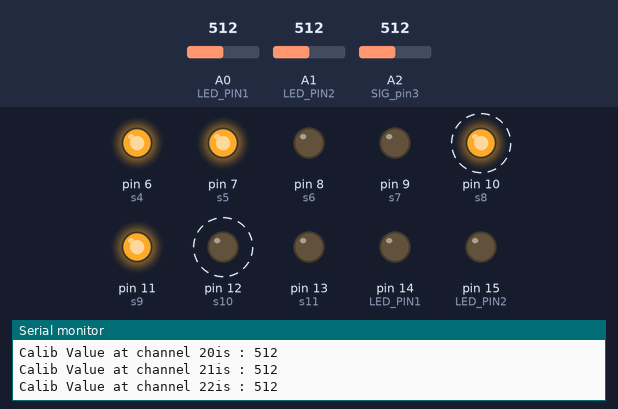
Simulated run of this sketch. Board: Arduino Uno, built with avr-gcc and run on an emulated ATmega328P. Parts: output pins drawn as LEDs (lit = HIGH), the last lines printed to the serial monitor. Dashed ring = blinking. The test bench sets the inputs (shaded band); at power-on: A0 (LED_PIN1) = 512, A2 (SIG_pin3) = 512, A1 (LED_PIN2) = 512. Pins used as bus, display or sensor lines are not drawn.

Above: at 0.8 s.
0.9 s: A0 (LED_PIN1) set to 6
At 1.8 s:
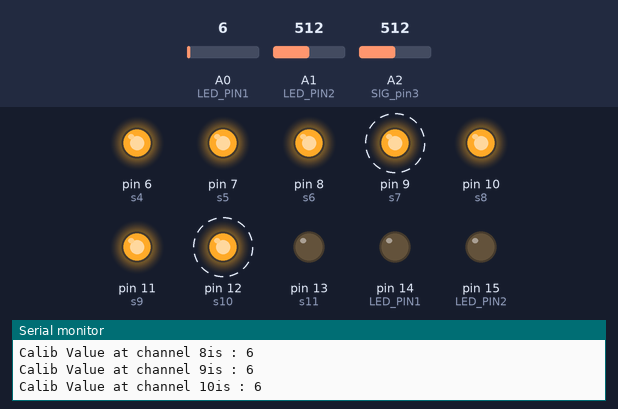
3.9 s: A2 (SIG_pin3) set to 10
At 4.1 s:
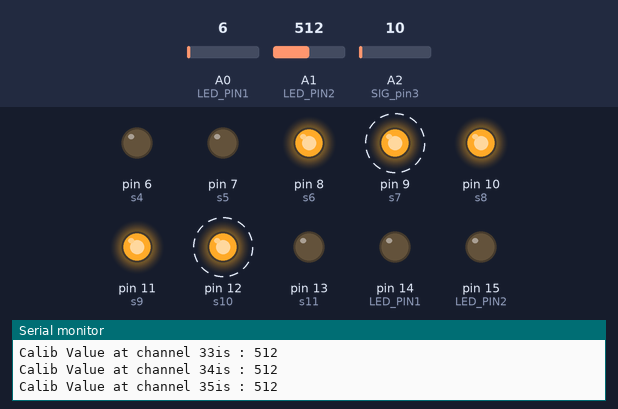
6.9 s: A1 (LED_PIN2) set to 104
At 8.07 s:
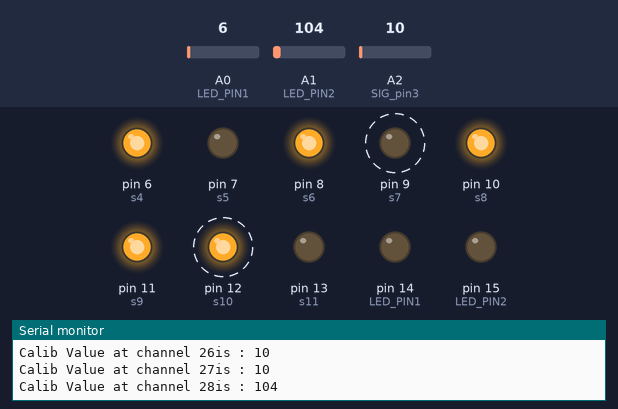
9.9 s: A1 (LED_PIN2) set to 94
At 10.55 s:
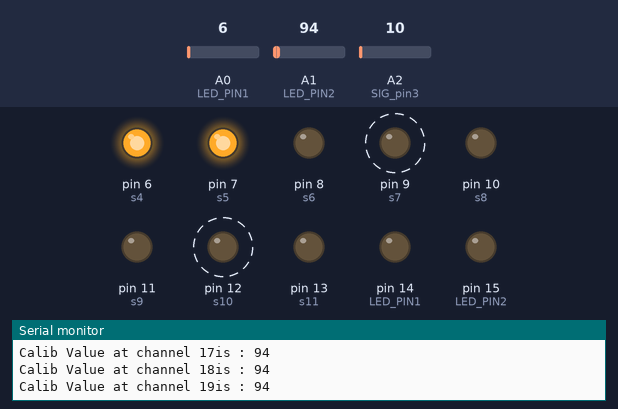
12.9 s: A2 (SIG_pin3) set to 8
15.9 s: A0 (LED_PIN1) set to 26
Timing chart, 0 to 66.4 s (numbered marks = the images above; inputs shaded):
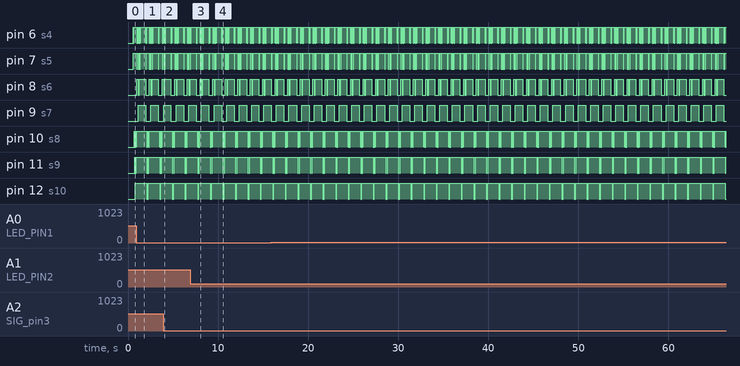

Measured:
- the behaviour switches between 100 and 99 on A1 (LED_PIN2) (found by bisection; images 3 and 4)
- by itself, pin 6 (s4): repeats every 1.4 s: HIGH 0.04 s, LOW 0.04 s, HIGH 0.31 s, 5 × (LOW 0.04 s, HIGH 0.04 s), LOW 0.04 s, HIGH 0.59 s, LOW 0.04 s
- by itself, pin 7 (s5): repeats every 1.4 s: HIGH 0.35 s, 2 × (LOW 0.07 s, HIGH 0.07 s), LOW 0.07 s, HIGH 0.63 s, LOW 0.07 s
- by itself, pin 8 (s6): repeats every 1.4 s: HIGH 0.14 s, LOW 0.14 s, HIGH 0.70 s, LOW 0.42 s
- by itself, pin 9 (s7): alternates HIGH for 0.84 s and LOW for 0.56 s
- by itself, pin 10 (s8): repeats every 1.4 s: 3 × (HIGH 0.03 s, LOW 0.03 s), HIGH 1.2 s, LOW 0.03 s
- by itself, pin 11 (s9): repeats every 1.4 s: HIGH 0.07 s, LOW 0.07 s, HIGH 1.2 s, LOW 0.07 s
- by itself, pin 12 (s10): alternates HIGH for 1.3 s and LOW for 0.14 s

The sketch:

graffidi_odd.ino
```cpp
#include <Adafruit_NeoPixel.h>
#define LED_PIN1 14
#define LED_PIN2 15
#define LED_COUNT 20
Adafruit_NeoPixel strip(LED_COUNT, LED_PIN1, NEO_GRB + NEO_KHZ800);
Adafruit_NeoPixel strip2(LED_COUNT, LED_PIN2, NEO_GRB + NEO_KHZ800);
int hys = 100;

// The number for the brightest moment
// TODO: I want to calibrate this number
int max_range = 200;

//1st Mux control pins
int s0 = 2;
int s1 = 3;
int s2 = 4;
int s3 = 5;

// 2nd mux
int s4 = 6;
int s5 = 7;
int s6 = 8;
int s7 = 9;

//3rd mux
int s8 = 10;
int s9 = 11;
int s10 = 12;
int s11 = 13;

//Mux in "SIG" pin
int SIG_pin = 0;
int SIG_pin2 = 1;
int SIG_pin3 = 2;

int sensor_count = 40;
int calibration_count = 50;
int calibrated_number[40];
int current_value[40];

int muxChannel[16][4] = {
  {0, 0, 0, 0}, //channel 0
  {1, 0, 0, 0}, //channel 1
  {0, 1, 0, 0}, //channel 2
  {1, 1, 0, 0}, //channel 3
  {0, 0, 1, 0}, //channel 4
  {1, 0, 1, 0}, //channel 5
  {0, 1, 1, 0}, //channel 6
  {1, 1, 1, 0}, //channel 7
  {0, 0, 0, 1}, //channel 8
  {1, 0, 0, 1}, //channel 9
  {0, 1, 0, 1}, //channel 10
  {1, 1, 0, 1}, //channel 11
  {0, 0, 1, 1}, //channel 12
  {1, 0, 1, 1}, //channel 13
  {0, 1, 1, 1}, //channel 14
  {1, 1, 1, 1} //channel 15
};

void setup() {
  pinMode(s0, OUTPUT);
  pinMode(s1, OUTPUT);
  pinMode(s2, OUTPUT);
  pinMode(s3, OUTPUT);
  pinMode(s4, OUTPUT);
  pinMode(s5, OUTPUT);
  pinMode(s6, OUTPUT);
  pinMode(s7, OUTPUT);
  pinMode(s8, OUTPUT);
  pinMode(s9, OUTPUT);
  pinMode(s10, OUTPUT);
  pinMode(s11, OUTPUT);

  pinMode(LED_PIN1, OUTPUT);
  pinMode(LED_PIN2, OUTPUT);
  digitalWrite(LED_PIN1, LOW);
  digitalWrite(LED_PIN2, LOW);

  digitalWrite(s0, LOW);
  digitalWrite(s1, LOW);
  digitalWrite(s2, LOW);
  digitalWrite(s3, LOW);
  digitalWrite(s4, LOW);
  digitalWrite(s5, LOW);
  digitalWrite(s6, LOW);
  digitalWrite(s7, LOW);
  digitalWrite(s8, LOW);
  digitalWrite(s9, LOW);
  digitalWrite(s10, LOW);
  digitalWrite(s11, LOW);

  Serial.begin(9600);
  calibration();
  strip.begin();
  strip2.begin();

}

void loop() {
  strip.clear(); // Set all pixel colors to 'off'
  strip2.clear(); // Set all pixel colors to 'off'
  for (int i = 0; i < sensor_count; i ++) {
    Serial.print("Value at channel ");
    Serial.print(i);

    if (i < 16) {
      Serial.print(" 1 : ");
      Serial.println(readMux(i));
      current_value[i] = readMux(i);
//      if (current_value[i] > calibrated_number[i] + hys) {
//        strip.setPixelColor(i, strip.Color(0, 255 * current_value[i] / (calibrated_number[i] + max_range), 0));
//      }
    } else if (i >= 16 && i < 20) {
      Serial.print(" 2 : ");
      Serial.println(readMux2(i - 16));
      current_value[i] = readMux2(i - 16);
//      if (current_value[i] > calibrated_number[i] + hys) {
//        strip.setPixelColor(i, strip.Color(0, 255 * current_value[i] / (calibrated_number[i] + max_range), 0));
//      }
    } else if (i >= 20 && i < 28) {
      Serial.print(" 3 : ");
      Serial.println(readMux3(i - 20));
      current_value[i] = readMux3(i - 20);
//      if (current_value[i] > calibrated_number[i] + hys) {
//        strip2.setPixelColor(i - 20, strip2.Color(0, 255 * current_value[i] / (calibrated_number[i] + max_range), 0));
//      }
    } else if (i >= 28) {
      Serial.print(" 2' : ");
      Serial.println(readMux2(i - 28 + 4));
      current_value[i] = readMux2(i - 28 + 4);
//      if (current_value[i] > calibrated_number[i] + hys) {
//        strip2.setPixelColor(i - 20, strip2.Color(0, 255 * current_value[i] / (calibrated_number[i] + max_range), 0));
//      }
    }
//    strip.show();
//    strip2.show();
  }


  //LED
  for (int i = 0; i < sensor_count; i++) {
    // Here we're using a moderately bright green color:
    if (i < 20) {
      if (current_value[i] > calibrated_number[i] + hys) {
        strip.setPixelColor(i, strip.Color(0, 255 * current_value[i] / (calibrated_number[i] + max_range), 0));
        //strip.setPixelColor(i, strip.Color(0, 255, 0));
      }
    } else {
      if (current_value[i] > calibrated_number[i] + hys) {
        strip2.setPixelColor(i, strip2.Color(0, 255 * current_value[i] / (calibrated_number[i] + max_range), 0));
        //strip2.setPixelColor(i, strip2.Color(0, 255, 0));
      }

    }
    strip.show();
    strip2.show();
    //delay(10);
  }
}

// 各センサの20回分の値を足し算し、回数で割る
// その値を配列に突っ込む
// Sum up 20 times values for each sensors and divide it by calibration count
// And push them to array
void calibration() {
  for (int i = 0; i < calibration_count; i++ ) {
    for (int j = 0; j < sensor_count; j ++) {
      Serial.print("Calib Value at channel ");
      Serial.print(j);
      Serial.print("is : ");
      if (j < 16) {
        Serial.println(readMux(j));
        calibrated_number[j] += readMux(j);
      } else if (j >= 16 && j < 20) {
        Serial.println(readMux2(j - 16));
        calibrated_number[j] += readMux2(j - 16);
      } else if (j >= 20 && j < 28) {
        Serial.println(readMux3(j - 20));
        calibrated_number[j] += readMux3(j - 20);
      } else if (j >= 28) {
        Serial.println(readMux2(j - 28 + 4));
        calibrated_number[j] += readMux2(j - 28 + 4);
      }
      delay(10);
    }
  }
  // get average
  for (int i = 0; i < sensor_count; i++) {
    calibrated_number[i] = calibrated_number[i] / calibration_count;
  }
  Serial.println("Calibration is done");
  for (int i = 0; i < sensor_count; i++) {
    Serial.print(i);
    Serial.print(": Calibrated value is:");
    Serial.println(calibrated_number[i]);
  }
}
int readMux(int channel) {
  int controlPin[] = {s0, s1, s2, s3};
  //loop through the 4 sig
  for (int i = 0; i < 4; i ++) {
    digitalWrite(controlPin[i], muxChannel[channel][i]);
  }
  //read the value at the SIG pin
  int val = analogRead(SIG_pin);
  //return the value
  return val;
}

int readMux2(int channel) {
  int controlPin[] = {s4, s5, s6, s7};
  //loop through the 4 sig
  for (int i = 0; i < 4; i ++) {
    digitalWrite(controlPin[i], muxChannel[channel][i]);
  }
  //read the value at the SIG pin
  int val = analogRead(SIG_pin2);
  //return the value
  return val;
}
int readMux3(int channel) {
  int controlPin[] = {s8, s9, s10, s11};
  //loop through the 4 sig
  for (int i = 0; i < 4; i ++) {
    digitalWrite(controlPin[i], muxChannel[channel][i]);
  }
  //read the value at the SIG pin
  int val = analogRead(SIG_pin3);
  //return the value
  return val;
}
```
